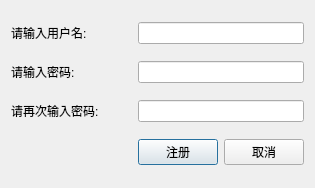
<?xml version="1.0" encoding="UTF-8"?>
<ui version="4.0">
 <class>RegisterDialog</class>
 <widget class="QDialog" name="RegisterDialog">
  <property name="geometry">
   <rect>
    <x>0</x>
    <y>0</y>
    <width>315</width>
    <height>188</height>
   </rect>
  </property>
  <property name="windowTitle">
   <string>注册</string>
  </property>
  <layout class="QGridLayout" name="gridLayout">
   <item row="0" column="0">
    <widget class="QLabel" name="label">
     <property name="text">
      <string>请输入用户名:</string>
     </property>
    </widget>
   </item>
   <item row="0" column="1" colspan="2">
    <widget class="QLineEdit" name="lineEditRegisterName"/>
   </item>
   <item row="1" column="0">
    <widget class="QLabel" name="label_2">
     <property name="text">
      <string>请输入密码:</string>
     </property>
    </widget>
   </item>
   <item row="1" column="1" colspan="2">
    <widget class="QLineEdit" name="lineEditFirstPasswd"/>
   </item>
   <item row="2" column="0">
    <widget class="QLabel" name="label_3">
     <property name="text">
      <string>请再次输入密码:</string>
     </property>
    </widget>
   </item>
   <item row="2" column="1" colspan="2">
    <widget class="QLineEdit" name="lineEditSecondPasswd"/>
   </item>
   <item row="3" column="0">
    <spacer name="horizontalSpacer">
     <property name="orientation">
      <enum>Qt::Horizontal</enum>
     </property>
     <property name="sizeHint" stdset="0">
      <size>
       <width>112</width>
       <height>20</height>
      </size>
     </property>
    </spacer>
   </item>
   <item row="3" column="1">
    <widget class="QPushButton" name="btnRegister">
     <property name="text">
      <string>注册</string>
     </property>
    </widget>
   </item>
   <item row="3" column="2">
    <widget class="QPushButton" name="btnCancel">
     <property name="text">
      <string>取消</string>
     </property>
    </widget>
   </item>
  </layout>
 </widget>
 <resources/>
 <connections/>
</ui>
